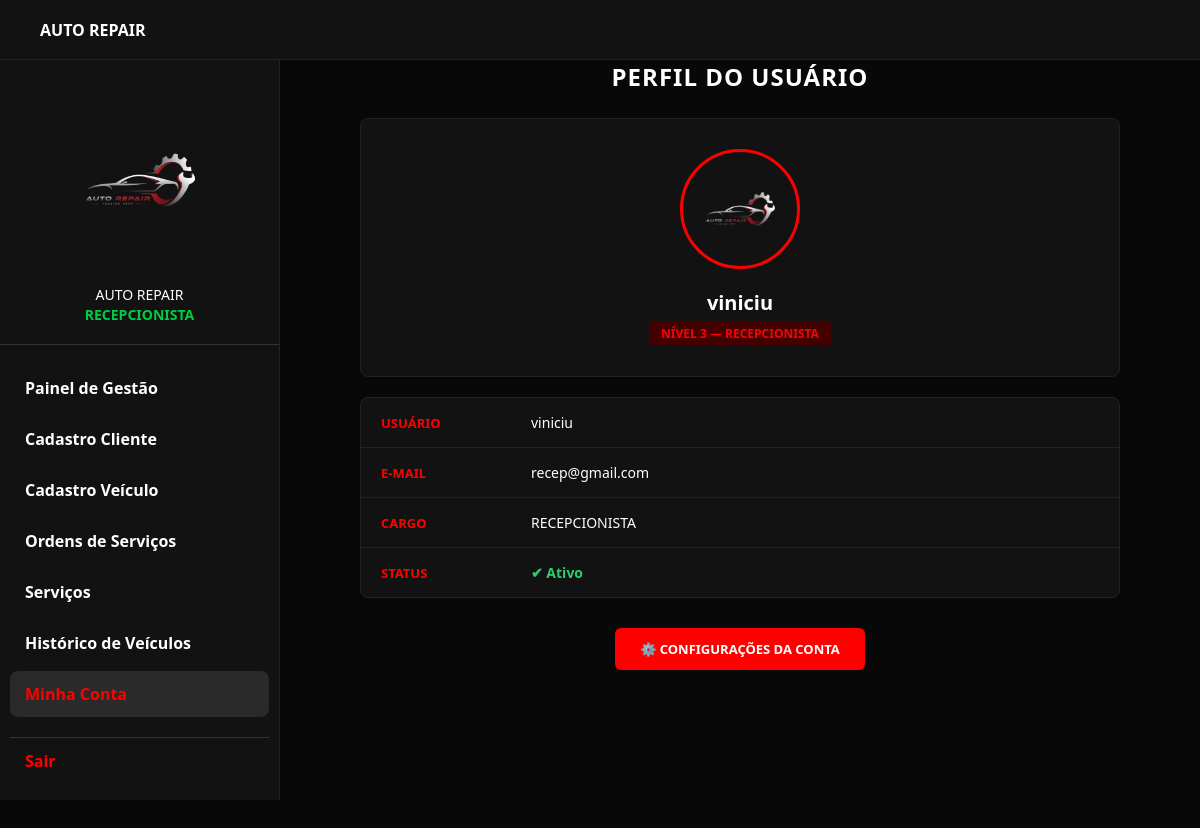
The app's page /minha-conta.php (signed in) with its own data.
### tables this page shows
CREATE TABLE `usuarios` (
  `id` int(11) NOT NULL,
  `nome_completo` varchar(100) NOT NULL,
  `email` varchar(100) NOT NULL,
  `cpf` varchar(11) NOT NULL,
  `perfil` enum('Admin','Mecanico','Recepcionista') NOT NULL,
  `nivel_acesso` int(11) DEFAULT 1,
  `telefone` varchar(20) DEFAULT NULL,
  `senha` varchar(255) NOT NULL,
  `foto_perfil` varchar(255) DEFAULT NULL,
  `salario_base` decimal(10,2) DEFAULT NULL,
  `decimal_comissao` decimal(5,2) DEFAULT 0.00,
  `data_cadastro` timestamp NULL DEFAULT current_timestamp()
);

### minha-conta.php (the view, shortened to what this page needs)
<?php
require_once('conexao/conexao.php');
$usuario = null;
try {
    $stmt = $pdo->prepare("SELECT id, nome_completo, email, perfil FROM usuarios WHERE id = ?");
    $stmt->execute([$_SESSION['usuario_id']]);
    $usuario = $stmt->fetch();
} catch (PDOException $e) {
}
$nome    = $usuario['nome_completo'] ?? $_SESSION['usuario_nome'] ?? 'Usuário';
$email   = $usuario['email']        ?? 'Não informado';
$perfil  = $usuario['perfil']       ?? $_SESSION['usuario_perfil'] ?? 'Usuário';
$painel = match($perfil) {
    'Admin'         => 'admin.php',
    'Mecanico'      => 'mecan.php',
    'Recepcionista' => 'recep.php',
    default         => 'index.php'
};
$nivel = match($perfil) {
    'Admin'         => 'Nível 1 — Administrador',
    'Mecanico'      => 'Nível 2 — Mecânico',
    'Recepcionista' => 'Nível 3 — Recepcionista',
    default         => 'Nível Indefinido'
};
?>
<!DOCTYPE html>
<html lang="pt-BR">
<head>
    <link rel="stylesheet" href="css/admin.css">
    <link rel="stylesheet" href="css/minha-conta.css">
</head>
<body>
    <header class="top-header">
        <div class="header-logo-text">AUTO REPAIR</div>
    </header>
    <aside class="sidebar" id="sidebar">
        <div class="profile-area">
            <img src="img/download.png" alt="Avatar" class="avatar">
            <div class="mobile-profile-text">
                AUTO REPAIR<br>
                <span class="role-text"><?= htmlspecialchars(strtoupper($perfil)) ?></span>
            </div>
        </div>
        <ul class="nav-links">
            <li><a href="<?= $painel ?>">Painel de Gestão</a></li>
            <?php if ($perfil !== 'Mecanico'): ?>
                <li><a href="<?= $perfil === 'Recepcionista' ? 'cadastrocliente-recep.php' : 'cadastrocliente.php' ?>">Cadastro Cliente</a></li>
                <li><a href="<?= $perfil === 'Recepcionista' ? 'cadastroveiculo-recep.php' : 'cadastroveiculo.php' ?>">Cadastro Veículo</a></li>
            <?php endif; ?>
            <li><a href="ordens.php">Ordens de Serviços</a></li>
            <li><a href="servicos.php">Serviços</a></li>
            <li><a href="historico-veiculos.php">Histórico de Veículos</a></li>
            <li><a href="minha-conta.php" class="active">Minha Conta</a></li>
            <li><a href="index.php?logout=1" class="logout-link">Sair</a></li>
        </ul>
    </aside>
    <main class="main-content">
        <div class="account-container">
            <div class="account-header">
                <h1>Perfil do Usuário</h1>
            </div>
            <div class="profile-main-card">
                <img src="img/download.png" class="profile-avatar-large" alt="Avatar">
                <h2><?= htmlspecialchars($nome) ?></h2>
                <span class="badge-admin"><?= htmlspecialchars($nivel) ?></span>
            </div>
            <div class="data-table-section">
                <div class="data-row">
                    <div class="data-label">USUÁRIO</div>
                    <div class="data-value"><?= htmlspecialchars($nome) ?></div>
                </div>
                <div class="data-row">
                    <div class="data-label">E-MAIL</div>
                    <div class="data-value"><?= htmlspecialchars($email) ?></div>
                </div>
                <div class="data-row">
                    <div class="data-label">CARGO</div>
                    <div class="data-value"><?= htmlspecialchars(strtoupper($perfil)) ?></div>
                </div>
                <div class="data-row">
                    <div class="data-label">STATUS</div>
                    <div class="data-value" style="color: #2ecc71; font-weight: bold;">✔ Ativo</div>
                </div>
            </div>
            <a href="<?= $perfil === 'Admin' ? 'configuracoes.php' : ($perfil === 'Mecanico' ? 'configuracoes-mecan.php' : 'configuracoes-recep.php') ?>" class="btn-show-modal" style="text-decoration: none; display: block; text-align: center;">
                ⚙️ CONFIGURAÇÕES DA CONTA
            </a>
        </div>
    </main>
</body>
</html>

### css/admin.css (style rules this page uses)
:root { --bg-dark: #080808; --sidebar-bg: #121212; --card-bg: #1e1e1e; --text-color: #ffffff; --text-muted: #aaaaaa; --accent-red: #ff0000; --sidebar-width: 280px; }
* { margin: 0; padding: 0; box-sizing: border-box; font-family: 'Segoe UI', Tahoma, Geneva, Verdana, sans-serif; }
body { background-color: var(--bg-dark); color: var(--text-color); min-height: 100vh; }
.top-header { background-color: var(--sidebar-bg); height: 60px; width: 100%; position: fixed; top: 0; left: 0; display: flex; align-items: center; padding: 0 20px; z-index: 2500; border-bottom: 1px solid #222; }
.header-logo-text { margin-left: 20px; font-weight: bold; font-size: 16px; color: white; }
.sidebar { position: fixed; top: 60px; left: 0; height: calc(100vh - 60px); width: var(--sidebar-width); background-color: var(--sidebar-bg); z-index: 2000; padding-top: 30px; border-right: 1px solid #222; overflow-y: auto; transition: transform 0.3s ease-in-out; }
.profile-area { display: flex; flex-direction: column; align-items: center; text-align: center; padding: 0 20px 20px; border-bottom: 1px solid #333; margin-bottom: 20px; }
.avatar { width: 180px; height: 180px; border-radius: 50%; margin-bottom: 15px; object-fit: cover; }
.mobile-profile-text { font-size: 14px; line-height: 1.4; }
.role-text { color: #00cc44; font-weight: bold; }
.nav-links { list-style: none; padding: 0 10px; }
.nav-links li a { display: block; padding: 12px 15px; color: var(--text-color); text-decoration: none; border-radius: 8px; font-weight: bold; margin-bottom: 5px; transition: background-color 0.2s; cursor: pointer; }
.nav-links li a:hover, .nav-links li a.active { background-color: #2a2a2a; color: var(--accent-red); }
.logout-link { color: var(--accent-red) !important; margin-top: 20px; border-top: 1px solid #333; border-radius: 0 !important; }
.main-content { margin-top: 60px; margin-left: var(--sidebar-width); padding-bottom: 40px; width: auto; }

### css/minha-conta.css (style rules this page uses)
.account-container { max-width: 800px; margin: 20px auto; padding: 0 20px; }
.account-header { margin-bottom: 25px; text-align: center; }
.account-header h1 { color: #ffffff; font-size: 24px; margin-bottom: 5px; text-transform: uppercase; letter-spacing: 1px; }
.profile-main-card { background: #121212; border-radius: 8px; border: 1px solid #222; padding: 30px; text-align: center; margin-bottom: 20px; }
.profile-avatar-large { width: 120px; height: 120px; border-radius: 50%; border: 3px solid #ff0000; object-fit: cover; margin-bottom: 15px; }
.profile-main-card h2 { color: #ffffff; font-size: 20px; margin-bottom: 5px; }
.badge-admin { display: inline-block; background: #440000; color: #ff0000; padding: 4px 12px; border-radius: 4px; font-size: 12px; font-weight: bold; text-transform: uppercase; }
.data-table-section { background: #121212; border-radius: 8px; border: 1px solid #222; overflow: hidden; margin-bottom: 20px; }
.data-row { display: flex; border-bottom: 1px solid #222; padding: 15px 20px; align-items: center; }
.data-row:last-child { border-bottom: none; }
.data-label { flex: 0 0 150px; color: #ff0000; font-size: 13px; font-weight: 600; text-transform: uppercase; }
.data-value { flex: 1; color: #ffffff; font-size: 14px; }
.btn-show-modal { display: block; width: 250px; margin: 30px auto; background: #ff0000; color: white; border: none; padding: 12px; border-radius: 6px; font-weight: bold; cursor: pointer; text-align: center; text-transform: uppercase; font-size: 13px; transition: 0.3s; }

### records on screen
usuarios: perfil "RECEPCIONISTA", nome_completo "viniciu", perfil "NÍVEL 3 — RECEPCIONISTA", email "recep@gmail.com"
